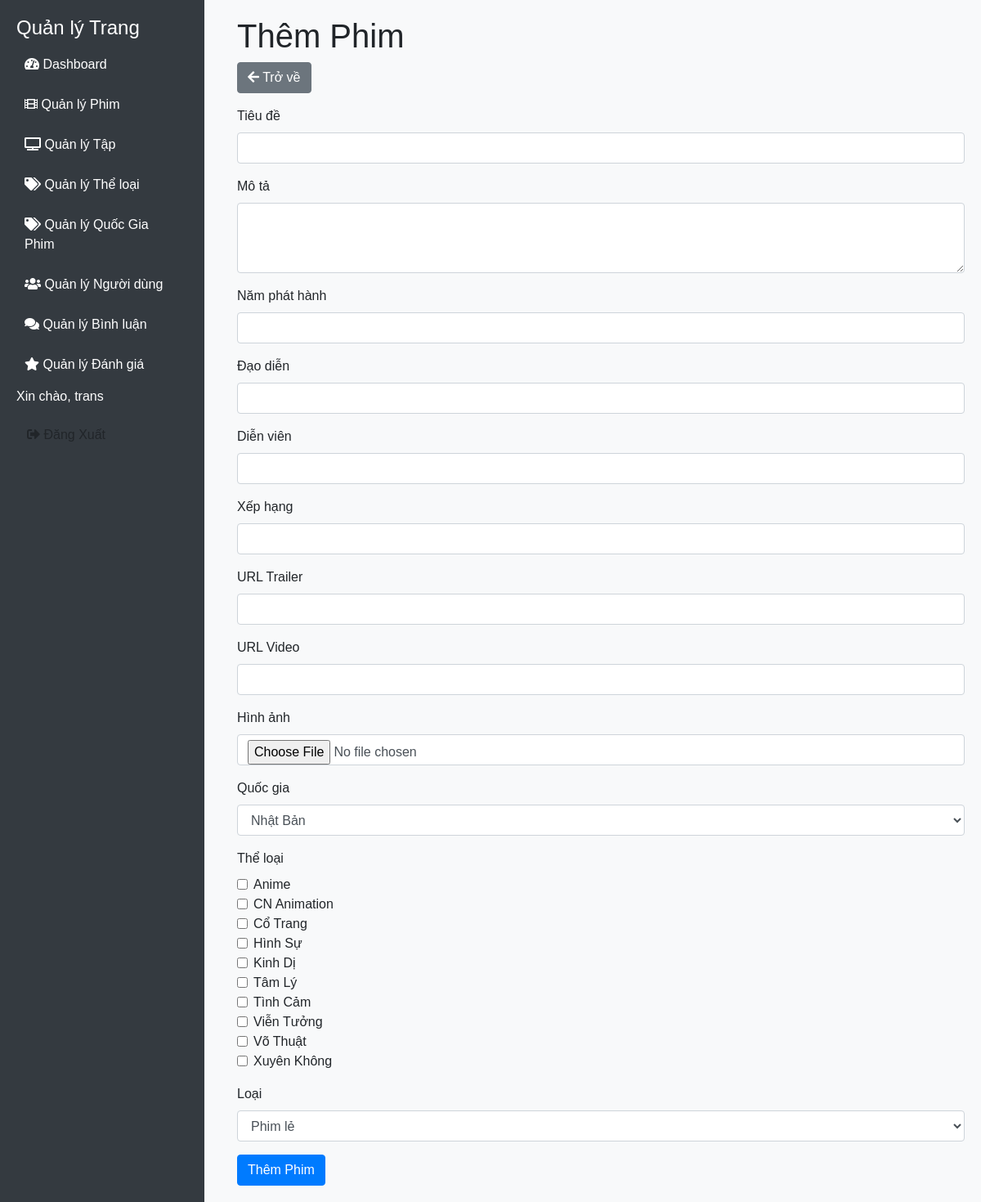
Screenshot of /admin/manage_movies/create.php (signed in) with the database file from the repository.
### tables this page shows
CREATE TABLE `genres` (
  `id` int(11) NOT NULL,
  `name` varchar(100) NOT NULL
);

### admin/manage_movies/create.php (the view, shortened to what this page needs)
<!DOCTYPE html>
<html lang="vi">
<head>
    <link rel="stylesheet" href="https://stackpath.bootstrapcdn.com/bootstrap/4.5.2/css/bootstrap.min.css">
    <link rel="stylesheet" href="https://cdnjs.cloudflare.com/ajax/libs/font-awesome/5.15.4/css/all.min.css">
    <link rel="stylesheet" href="../view/style.css">
</head>
<body>
    <?php include_once('../sidebar.php'); ?>
    <div class="content">
        <h1>Thêm Phim</h1>
        <a href="index.php" class="btn btn-secondary mb-3"><i class="fas fa-arrow-left"></i> Trở về</a>
        <?php
include('../dbconnect.php');
$sql_genres = "SELECT id, name FROM genres";
$result_genres = $conn->query($sql_genres);
?>
        <form action="create.php" method="post" enctype="multipart/form-data">
            <div class="form-group">
                <label for="title">Tiêu đề</label>
                <input type="text" class="form-control" id="title" name="title" required>
            </div>
            <div class="form-group">
                <label for="description">Mô tả</label>
                <textarea class="form-control" id="description" name="description" rows="3" required></textarea>
            </div>
            <div class="form-group">
                <label for="release_year">Năm phát hành</label>
                <input type="number" class="form-control" id="release_year" name="release_year" required>
            </div>
            <div class="form-group">
                <label for="director">Đạo diễn</label>
                <input type="text" class="form-control" id="director" name="director" required>
            </div>
            <div class="form-group">
                <label for="actors">Diễn viên</label>
                <input type="text" class="form-control" id="actors" name="actors" required>
            </div>
            <div class="form-group">
                <label for="rating">Xếp hạng</label>
                <input type="number" step="0.1" class="form-control" id="rating" name="rating" required>
            </div>
            <div class="form-group">
                <label for="trailer_url">URL Trailer</label>
                <input type="text" class="form-control" id="trailer_url" name="trailer_url">
            </div>
            <div class="form-group" id="videoUrlGroup">
                <label for="video_url">URL Video</label>
                <input type="text" class="form-control" id="video_url" name="video_url">
            </div>
            <div class="form-group">
                <label for="image">Hình ảnh</label>
                <input type="file" class="form-control" id="image" name="image" accept="image/*" required>
            </div>
            <div class="form-group">
                <label for="country_id">Quốc gia</label>
                <select class="form-control" id="country_id" name="country_id" required>
                    <?php
                    $sql_countries = "SELECT id, name FROM countries";
                    $result_countries = $conn->query($sql_countries);
                    if ($result_countries->num_rows > 0) {
                        while ($row = $result_countries->fetch_assoc()) {
                            echo "<option value='{$row['id']}'>{$row['name']}</option>";
                        }
                    }
                    ?>
                </select>
            </div>
            <div class="form-group">
                <label>Thể loại</label>
                <div>
                    <?php
                    if ($result_genres->num_rows > 0) {
                        while ($row = $result_genres->fetch_assoc()) {
                            echo "<div class='form-check'>
                                    <input type='checkbox' class='form-check-input' id='genre{$row['id']}' name='genres[]' value='{$row['id']}'>
                                    <label class='form-check-label' for='genre{$row['id']}'>{$row['name']}</label>
                                  </div>";
                        }
                    }
                    ?>
                </div>
            </div>
            <div class="form-group">
                <label for="type">Loại</label>
                <select class="form-control" id="type" name="type" required>
                    <option value="movie">Phim lẻ</option>
                </select>
            </div>
            <button type="submit" class="btn btn-primary">Thêm Phim</button>
        </form>
    </div>
</body>
</html>

### admin/view/style.css (style rules this page uses)
body { font-family: Arial, sans-serif; background-color: #f8f9fa; }
.content { margin-left: 270px; padding: 20px; }

### rows the page displays
genres: name "Anime"
genres: name "CN Animation"
genres: name "Cổ Trang"
genres: name "Hình Sự"
genres: name "Kinh Dị"
genres: name "Tâm Lý"
genres: name "Tình Cảm"
genres: name "Viễn Tưởng"
genres: name "Võ Thuật"
genres: name "Xuyên Không"

### other values shown
$_SESSION['username'] "trans"
form field country_id "Nhật Bản"
